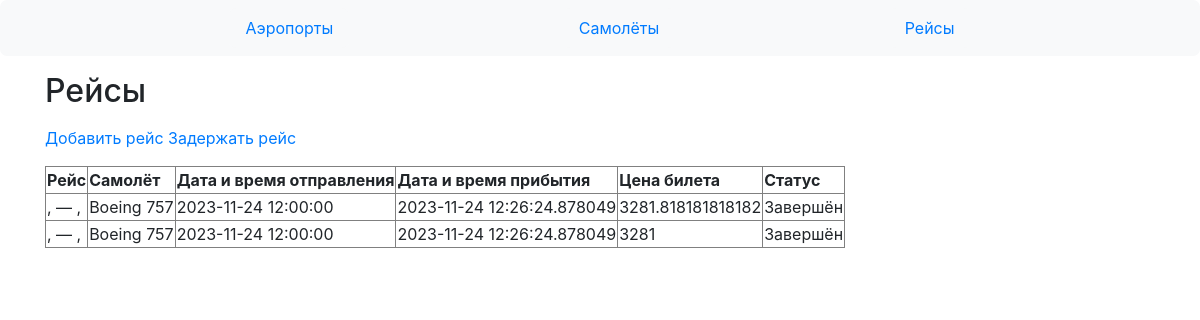
Page /manager/flights on the committed database.
### data/flights.py (models this page shows)
class Flight(SqlAlchemyBase):
    __tablename__ = 'Flights'
    id = sa.Column(sa.Integer, primary_key=True, autoincrement=True, unique=True, nullable=False)
    dept_airport_id = sa.Column(sa.Integer, sa.ForeignKey('Airports.id'), nullable=False)
    dest_airport_id = sa.Column(sa.Integer, sa.ForeignKey('Airports.id'), nullable=False)
    plane_id = sa.Column(sa.Integer, sa.ForeignKey('Planes.id'), nullable=False)
    dept_datetime = sa.Column(sa.DateTime, nullable=False)
    dest_datetime = sa.Column(sa.DateTime, nullable=False)
    price = sa.Column(sa.Integer, nullable=False)
    status_id = sa.Column(sa.Integer, sa.ForeignKey('Statuses.id'), nullable=False)

### data/planes.py (models this page shows)
class Plane(SqlAlchemyBase):
    __tablename__ = 'Planes'
    id = sa.Column(sa.Integer, primary_key=True, autoincrement=True, unique=True, nullable=False)
    name = sa.Column(sa.String, unique=True, nullable=False)
    rows_num = sa.Column(sa.Integer, nullable=False)
    columns_num = sa.Column(sa.Integer, nullable=False)
    flight_cost_per_1000_km = sa.Column(sa.Integer, nullable=False)
    average_speed = sa.Column(sa.Integer, nullable=False)

### data/statuses.py (models this page shows)
class Status(SqlAlchemyBase):
    __tablename__ = 'Statuses'
    id = sa.Column(sa.Integer, primary_key=True, autoincrement=True, unique=True, nullable=False)
    name = sa.Column(sa.String, unique=True, nullable=False)

### main.py (the view)
@app.route('/manager/flights')
def manager_flights():
    db_sess = db_session.create_session()
    update_flights_status()
    return render_template('manager_flights.html', table1=db_sess.query(airports.Airport, flights.Flight),
                           table2=db_sess.query(flights.Flight, planes.Plane, statuses.Status).filter(
                               flights.Flight.plane_id == planes.Plane.id,
                               flights.Flight.status_id == statuses.Status.id))

### data/db_session.py (called while the page is built)
def create_session() -> Session:
    global __factory
    return __factory()

### main.py (called while the page is built)
def update_flights_status():
    ZERO_TD = datetime.timedelta(minutes=0)
    BOARDING_TD = datetime.timedelta(minutes=40)
    db_sess = db_session.create_session()
    now = datetime.datetime.now()
    status_query = db_sess.query(statuses.Status)
    for flight, status in db_sess.query(flights.Flight, statuses.Status).filter(
            flights.Flight.status_id == statuses.Status.id).all():
        if status.name in ('Отменён', 'Завершён'):
            continue
        if flight.dest_datetime > now:
            flight.status_id = status_query.filter(statuses.Status.name == 'Завершён').first().id
        elif ZERO_TD < flight.dept_datetime - now < BOARDING_TD:
            flight.status_id = status_query.filter(statuses.Status.name == 'Посадка').first().id
    db_sess.commit()

### templates/manager_flights.html
{% extends "base_manager.html" %}
{% block content %}
<p><h2>Рейсы</h2><p>
<p><a href="./add_flight">Добавить рейс</a>   <a href="./delay_flight">Задержать рейс</a></p>
    <table border="">
        <tr>
            <td><b>Рейс</b></td>
            <td><b>Самолёт</b></td>
            <td><b>Дата и время отправления</b></td>
            <td><b>Дата и время прибытия</b></td>
            <td><b>Цена билета</b></td>
            <td><b>Статус</b></td>
        </tr>
        {% for flight, plane, status in table2.all() %}
        <tr>
            {% set dept_airport = table1.filter(id == table1.dept_airport_id).first() %}
            {% set dest_airport = table1.filter(id == table1.dest_airport_id).first() %}
            <td>{{ dept_airport.city }}, {{ dept_airport.name }} — {{ dest_airport.city }}, {{ dest_airport.name }}</td>
            <td>{{ plane.name }}</td>
            <td>{{ flight.dept_datetime }}</td>
            <td>{{ flight.dest_datetime }}</td>
            <td>{{ flight.price }}</td>
            <td>{{ status.name }}</td>
        </tr>
    {% endfor %}</table>
{% endblock %}

### rows in the picture
Flight: name "Boeing 757", dept_datetime "2023-11-24 12:00:00", dest_datetime "2023-11-24 12:26:24.878049", price "3281.818181818182", name "Завершён"
Flight: name "Boeing 757", dept_datetime "2023-11-24 12:00:00", dest_datetime "2023-11-24 12:26:24.878049", price "3281", name "Завершён"
